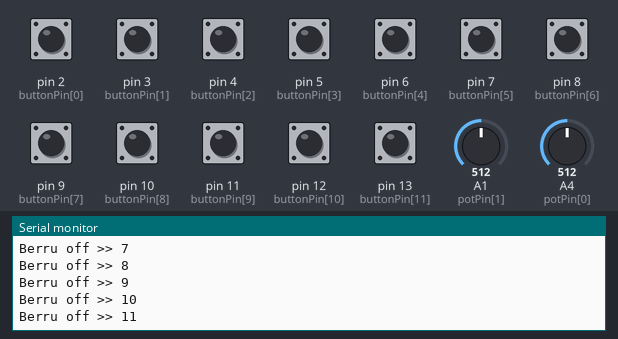
A sketch run on a simulated SparkFun Pro Micro, built with avr-gcc and run on an emulated ATmega32U4. On the bench: the last lines printed to the serial monitor. The inputs (shaded band) are chosen by the test bench; at power-on: pin 2 (buttonPin[0]), pin 3 (buttonPin[1]), pin 4 (buttonPin[2]), pin 5 (buttonPin[3]), pin 6 (buttonPin[4]), pin 7 (buttonPin[5]), pin 8 (buttonPin[6]), pin 9 (buttonPin[7]), pin 10 (buttonPin[8]), pin 11 (buttonPin[9]), pin 12 (buttonPin[10]), pin 13 (buttonPin[11]) HIGH, A1 (potPin[1]) = 512, A4 (potPin[0]) = 512.

Above: at 1.2 s.
1.3 s: pin 2 (buttonPin[0]) pulled LOW for 0.15 s
At 1.43 s:
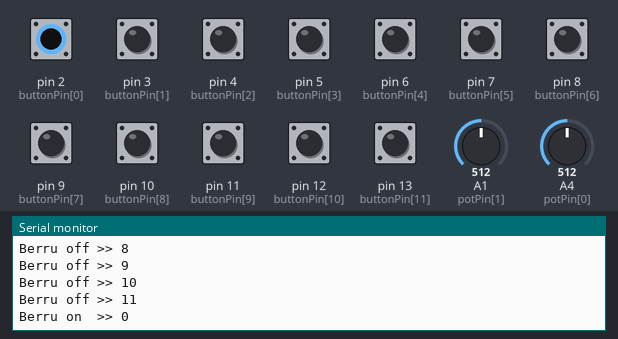
2.9 s: pin 3 (buttonPin[1]) pulled LOW for 0.15 s
At 4.1 s:
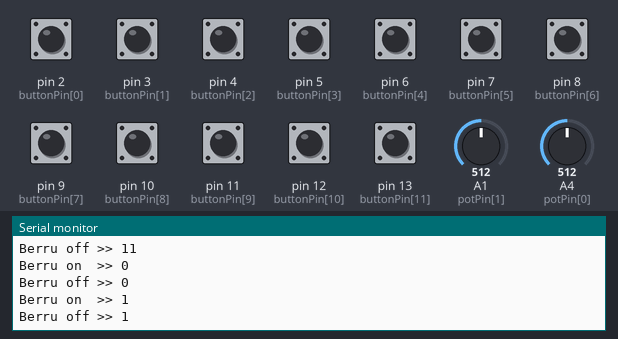
4.5 s: pin 4 (buttonPin[2]) pulled LOW for 0.15 s
At 5.3 s:
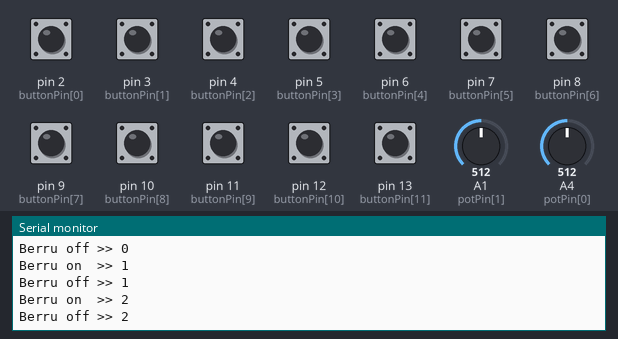
6.1 s: pin 5 (buttonPin[3]) pulled LOW for 0.15 s
At 7.4 s:
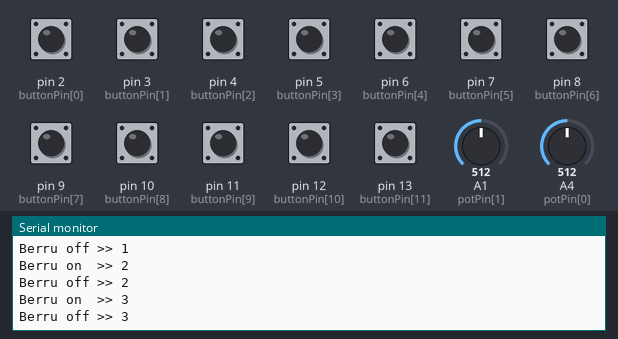
7.7 s: pin 6 (buttonPin[4]) pulled LOW for 0.15 s
At 8.9 s:
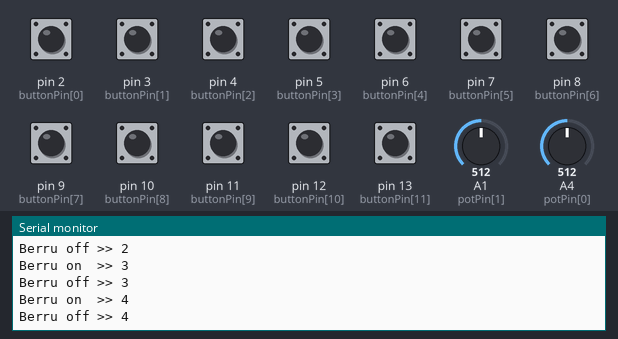
9.3 s: pin 7 (buttonPin[5]) pulled LOW for 0.15 s
At 10.1 s:
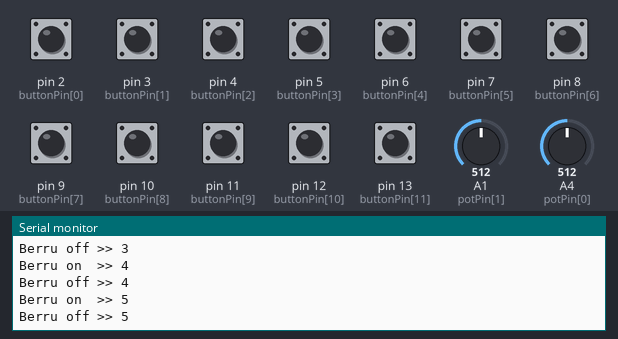
Timing chart, 0 to 11.9 s (numbered marks = the images above; inputs shaded):
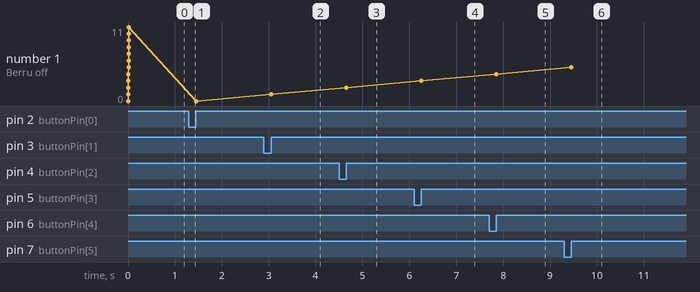

Measured:
- after the input at 1.3 s, the serial monitor: prints a new line at once (image 1)
- after the input at 2.9 s, the serial monitor: prints a new line at once (image 2)
- after the input at 4.5 s, the serial monitor: prints a new line at once (image 3)
- after the input at 6.1 s, the serial monitor: prints a new line at once (image 4)
- after the input at 7.7 s, the serial monitor: prints a new line at once (image 5)
- after the input at 9.3 s, the serial monitor: prints a new line at once (image 6)
- plotted number 1: 1 → 2 after the input at 4.5 s, 2 → 3 after the input at 6.1 s, 3 → 4 after the input at 7.7 s, 4 → 5 after the input at 9.3 s

The sketch:

A_MICRO_midi_controller.ino
```cpp
/*
  gustavosilveira@musiconerd.com
*/


// Use if using with ATmega328 - Uno, Mega, Nano...
//#include <MIDI.h>
//MIDI_CREATE_DEFAULT_INSTANCE();

// Use if using with ATmega32U4 - Micro, Pro Micro, Leonardo...
#include "MIDIUSB.h"

/////////////////////////////////////////////
// buttons
const int NButtons = 12; //*
const int buttonPin[NButtons] = {2, 3,4,5,6,7,8,9,10,11,12,13}; //* the number of the pushbutton pins in the desired not order
int buttonCState[NButtons] = {0};         // stores the button current value
int buttonPState[NButtons] = {0};        // stores the button previous value
//byte pin13index = 3; // put the index of the pin 13 in the buttonPin[] if you are using it, if not, comment lines 68-70

/////////////////////////////////////////////
// debounce
unsigned long lastDebounceTime[NButtons] = {0};  // the last time the output pin was toggled
unsigned long debounceDelay = 5;    //* the debounce time; increase if the output flickers

/////////////////////////////////////////////
// potentiometers
const int NPots = 2; //*
int potPin[NPots] = {A4,A1}; //* Pin where the potentiometer is
int potCState[NPots] = {0}; // Current state of the pot
int potPState[NPots] = {0}; // Previous state of the pot
int potVar = 0; // Difference between the current and previous state of the pot

int midiCState[NPots] = {0}; // Current state of the midi value
int midiPState[NPots] = {0}; // Previous state of the midi value

int TIMEOUT = 300; //* Amount of time the potentiometer will be read after it exceeds the varThreshold
int varThreshold = 10; //* Threshold for the potentiometer signal variation
boolean potMoving = true; // If the potentiometer is moving
unsigned long PTime[NPots] = {0}; // Previously stored time
unsigned long timer[NPots] = {0}; // Stores the time that has elapsed since the timer was reset

/////////////////////////////////////////////

byte midiCh = 2; //* MIDI channel to be used
byte note = 36; //* Lowest note to be used
byte cc = 1; //* Lowest MIDI CC to be used

void setup() {

 Serial.begin(9600); // use if using with ATmega328 (uno, mega, nano...)

  for (int i = 0; i < NButtons; i++) {
    pinMode(buttonPin[i], INPUT_PULLUP);
  }
  //pinMode(buttonPin[3], INPUT); //pin 13

}

void loop() {

  buttons();
  potentiometers();

}

/////////////////////////////////////////////
// BUTTONS
void buttons() {

  for (int i = 0; i < NButtons; i++) {

    buttonCState[i] = digitalRead(buttonPin[i]);
    /*
        // Comment this if you are not using pin 13...
        if (i == pin13index) {
          buttonCState[i] = !buttonCState[i]; //inverts pin 13 because it has a pull down resistor instead of a pull up
        }
        // ...until here
    */
    if ((millis() - lastDebounceTime[i]) > debounceDelay) {

      if (buttonPState[i] != buttonCState[i]) {
        lastDebounceTime[i] = millis();

        if (buttonCState[i] == LOW) {
          // use if using with ATmega328 (uno, mega, nano...)
          //do usbMIDI.sendNoteOn if using with Teensy
          //MIDI.sendNoteOn(note + i, 127, midiCh); // note, velocity, channel

          // use if using with ATmega32U4 (micro, pro micro, leonardo...)
                  noteOn(midiCh, note + i, 127);  // channel, note, velocity
                   MidiUSB.flush();

                  Serial.print("Berru on  >> ");
                  Serial.println(i);
        }
        else {
          // use if using with ATmega328 (uno, mega, nano...)
          //do usbMIDI.sendNoteOn if using with Teensy
         // MIDI.sendNoteOn(note + i, 0, midiCh); // note, velocity, channel

          // use if using with ATmega32U4 (micro, pro micro, leonardo...)
                  noteOn(midiCh, note + i, 0);  // channel, note, velocity
                  MidiUSB.flush();

                  Serial.print("Berru off >> ");
                  Serial.println(i);
        }
        buttonPState[i] = buttonCState[i];
      }
    }
  }
}

/////////////////////////////////////////////
// POTENTIOMETERS
void potentiometers() {

  for (int i = 0; i < NPots; i++) { // Loops through all the potentiometers

    potCState[i] = analogRead(potPin[i]); // Reads the pot and stores it in the potCState variable
    midiCState[i] = map(potCState[i], 0, 1023, 127, 0); // Maps the reading of the potCState to a value usable in midi


    potVar = abs(potCState[i] - potPState[i]); // Calculates the absolute value between the difference between the current and previous state of the pot

    if (potVar > varThreshold) { // Opens the gate if the potentiometer variation is greater than the threshold
      PTime[i] = millis(); // Stores the previous time
    }

    timer[i] = millis() - PTime[i]; // Resets the timer 11000 - 11000 = 0ms

    if (timer[i] < TIMEOUT) { // If the timer is less than the maximum allowed time it means that the potentiometer is still moving
      potMoving = true;
    }
    else {
      potMoving = false;
    }

    if (potMoving == true) { // If the potentiometer is still moving, send the change control
      if (midiPState[i] != midiCState[i]) {

        // use if using with ATmega328 (uno, mega, nano...)
        //do usbMIDI.sendControlChange if using with Teensy
      //  MIDI.sendControlChange(cc + i, midiCState[i], midiCh); // cc number, cc value, midi channel

        // use if using with ATmega32U4 (micro, pro micro, leonardo...)
              controlChange(midiCh, cc + i, midiCState[i]); //  (channel, CC number,  CC value)
               MidiUSB.flush();


      // Serial.println(midiCState);
       potPState[i] = potCState[i]; // Stores the current reading of the potentiometer to compare with the next
        midiPState[i] = midiCState[i];
      }
    }
  }

}

// use if using with ATmega32U4 (micro, pro micro, leonardo...)

  /////////////////////////////////////////////
  // Arduino (pro)micro midi functions MIDIUSB Library
  void noteOn(byte channel, byte pitch, byte velocity) {
  midiEventPacket_t noteOn = {0x09, 0x90 | channel, pitch, velocity};
  MidiUSB.sendMIDI(noteOn);
  }

  void noteOff(byte channel, byte pitch, byte velocity) {
  midiEventPacket_t noteOff = {0x08, 0x80 | channel, pitch, velocity};
  MidiUSB.sendMIDI(noteOff);
  }

  void controlChange(byte channel, byte control, byte value) {
  midiEventPacket_t event = {0x0B, 0xB0 | channel, control, value};
  MidiUSB.sendMIDI(event);
  }
```
